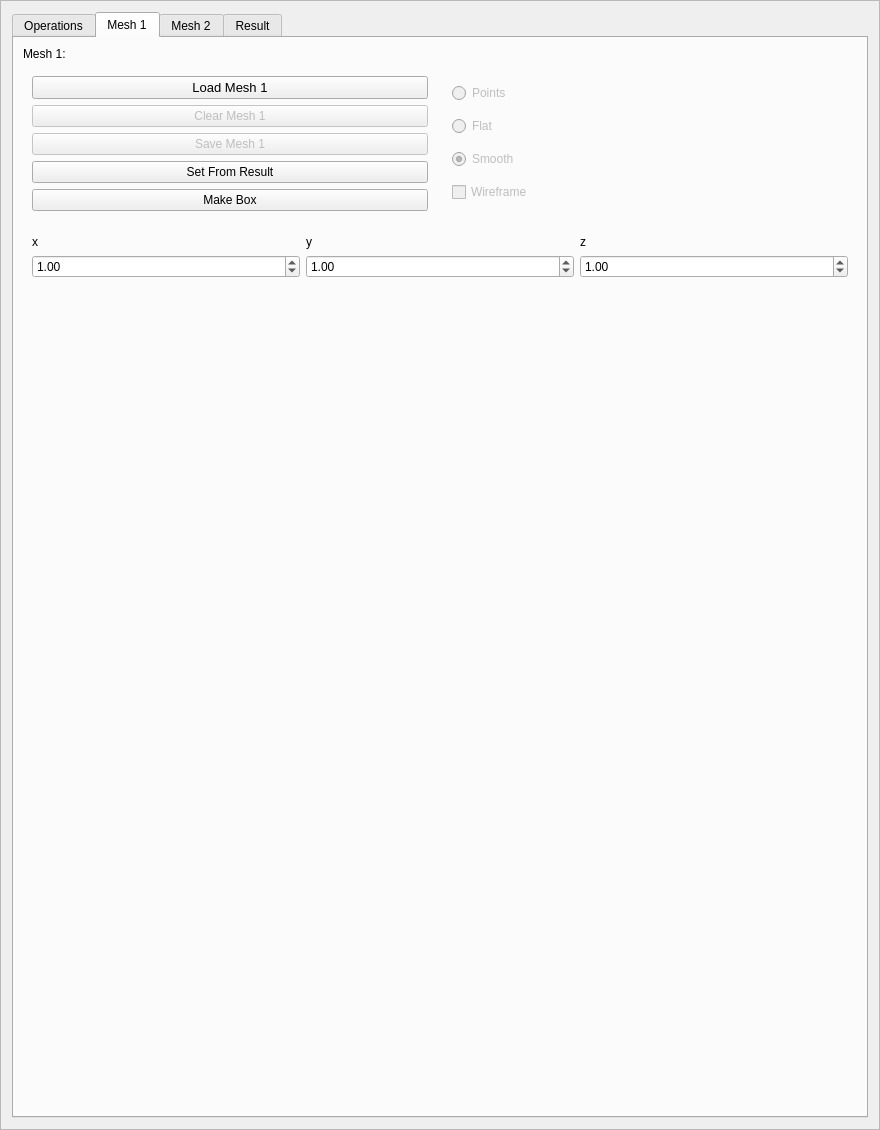
<?xml version="1.0" encoding="UTF-8"?>
<ui version="4.0">
 <class>cg3::viewer::BooleansManager</class>
 <widget class="QFrame" name="cg3::viewer::BooleansManager">
  <property name="geometry">
   <rect>
    <x>0</x>
    <y>0</y>
    <width>880</width>
    <height>1130</height>
   </rect>
  </property>
  <property name="windowTitle">
   <string>Frame</string>
  </property>
  <property name="frameShape">
   <enum>QFrame::StyledPanel</enum>
  </property>
  <property name="frameShadow">
   <enum>QFrame::Raised</enum>
  </property>
  <layout class="QGridLayout" name="gridLayout_14">
   <item row="0" column="0">
    <widget class="QTabWidget" name="tabWidget">
     <property name="currentIndex">
      <number>1</number>
     </property>
     <widget class="QWidget" name="operationsTab">
      <attribute name="title">
       <string>Operations</string>
      </attribute>
      <layout class="QGridLayout" name="gridLayout_15">
       <item row="3" column="0">
        <widget class="QFrame" name="frame_3">
         <property name="frameShape">
          <enum>QFrame::StyledPanel</enum>
         </property>
         <property name="frameShadow">
          <enum>QFrame::Raised</enum>
         </property>
         <layout class="QGridLayout" name="gridLayout_10">
          <item row="0" column="0">
           <widget class="QCheckBox" name="mesh1CheckBox">
            <property name="text">
             <string>Mesh 1</string>
            </property>
           </widget>
          </item>
          <item row="0" column="1">
           <widget class="QCheckBox" name="mesh2CheckBox">
            <property name="text">
             <string>Mesh 2</string>
            </property>
           </widget>
          </item>
          <item row="0" column="2">
           <widget class="QCheckBox" name="resultCheckBox">
            <property name="text">
             <string>Result</string>
            </property>
           </widget>
          </item>
          <item row="1" column="0">
           <widget class="QLabel" name="label_3">
            <property name="text">
             <string>Translation</string>
            </property>
           </widget>
          </item>
          <item row="2" column="0" colspan="3">
           <widget class="QFrame" name="frame">
            <property name="frameShape">
             <enum>QFrame::StyledPanel</enum>
            </property>
            <property name="frameShadow">
             <enum>QFrame::Raised</enum>
            </property>
            <layout class="QGridLayout" name="gridLayout_2">
             <item row="0" column="1">
              <widget class="QPushButton" name="plusYButton">
               <property name="text">
                <string>+Y</string>
               </property>
              </widget>
             </item>
             <item row="0" column="2">
              <widget class="QPushButton" name="minusZButton">
               <property name="text">
                <string>-Z</string>
               </property>
              </widget>
             </item>
             <item row="1" column="0">
              <widget class="QPushButton" name="minusXButton">
               <property name="text">
                <string>-X</string>
               </property>
              </widget>
             </item>
             <item row="1" column="1">
              <widget class="QDoubleSpinBox" name="stepSpinBox">
               <property name="decimals">
                <number>4</number>
               </property>
               <property name="maximum">
                <double>200.000000000000000</double>
               </property>
               <property name="singleStep">
                <double>0.500000000000000</double>
               </property>
               <property name="value">
                <double>0.500000000000000</double>
               </property>
              </widget>
             </item>
             <item row="1" column="2">
              <widget class="QPushButton" name="plusXButton">
               <property name="text">
                <string>+X</string>
               </property>
              </widget>
             </item>
             <item row="2" column="0">
              <widget class="QPushButton" name="plusZButton">
               <property name="text">
                <string>+Z</string>
               </property>
              </widget>
             </item>
             <item row="2" column="1">
              <widget class="QPushButton" name="minusYButton">
               <property name="text">
                <string>-Y</string>
               </property>
              </widget>
             </item>
            </layout>
           </widget>
          </item>
          <item row="5" column="0">
           <widget class="QLabel" name="label_19">
            <property name="text">
             <string>Scale</string>
            </property>
           </widget>
          </item>
          <item row="3" column="0">
           <widget class="QLabel" name="label_6">
            <property name="text">
             <string>Rotation</string>
            </property>
           </widget>
          </item>
          <item row="4" column="0" colspan="3">
           <widget class="QFrame" name="frame_4">
            <property name="frameShape">
             <enum>QFrame::StyledPanel</enum>
            </property>
            <property name="frameShadow">
             <enum>QFrame::Raised</enum>
            </property>
            <layout class="QGridLayout" name="gridLayout_9">
             <item row="0" column="0" colspan="2">
              <widget class="QLabel" name="label_8">
               <property name="text">
                <string>Axis:</string>
               </property>
              </widget>
             </item>
             <item row="0" column="2">
              <widget class="QLabel" name="label_12">
               <property name="text">
                <string>Angle (Grad)</string>
               </property>
              </widget>
             </item>
             <item row="1" column="0">
              <widget class="QLabel" name="label_9">
               <property name="text">
                <string>X</string>
               </property>
              </widget>
             </item>
             <item row="1" column="1">
              <widget class="QDoubleSpinBox" name="axisXSpinBox">
               <property name="decimals">
                <number>5</number>
               </property>
               <property name="minimum">
                <double>-1.000000000000000</double>
               </property>
               <property name="maximum">
                <double>1.000000000000000</double>
               </property>
               <property name="singleStep">
                <double>0.100000000000000</double>
               </property>
               <property name="value">
                <double>1.000000000000000</double>
               </property>
              </widget>
             </item>
             <item row="1" column="2">
              <widget class="QDoubleSpinBox" name="angleSpinBox">
               <property name="minimum">
                <double>-360.000000000000000</double>
               </property>
               <property name="maximum">
                <double>360.000000000000000</double>
               </property>
               <property name="value">
                <double>90.000000000000000</double>
               </property>
              </widget>
             </item>
             <item row="2" column="0">
              <widget class="QLabel" name="label_10">
               <property name="text">
                <string>Y</string>
               </property>
              </widget>
             </item>
             <item row="2" column="1">
              <widget class="QDoubleSpinBox" name="axisYSpinBox">
               <property name="decimals">
                <number>5</number>
               </property>
               <property name="minimum">
                <double>-1.000000000000000</double>
               </property>
               <property name="maximum">
                <double>1.000000000000000</double>
               </property>
               <property name="singleStep">
                <double>0.100000000000000</double>
               </property>
              </widget>
             </item>
             <item row="2" column="2">
              <widget class="QPushButton" name="rotateButton">
               <property name="text">
                <string>Rotate</string>
               </property>
              </widget>
             </item>
             <item row="3" column="0">
              <widget class="QLabel" name="label_11">
               <property name="text">
                <string>Z</string>
               </property>
              </widget>
             </item>
             <item row="3" column="1">
              <widget class="QDoubleSpinBox" name="axisZSpinBox">
               <property name="decimals">
                <number>5</number>
               </property>
               <property name="minimum">
                <double>-1.000000000000000</double>
               </property>
               <property name="maximum">
                <double>1.000000000000000</double>
               </property>
               <property name="singleStep">
                <double>0.100000000000000</double>
               </property>
              </widget>
             </item>
             <item row="3" column="2">
              <widget class="QPushButton" name="undoRotateButton">
               <property name="enabled">
                <bool>false</bool>
               </property>
               <property name="text">
                <string>Undo</string>
               </property>
              </widget>
             </item>
            </layout>
           </widget>
          </item>
          <item row="6" column="0" colspan="3">
           <widget class="QFrame" name="frame_7">
            <property name="frameShape">
             <enum>QFrame::StyledPanel</enum>
            </property>
            <property name="frameShadow">
             <enum>QFrame::Raised</enum>
            </property>
            <layout class="QGridLayout" name="gridLayout_18">
             <item row="1" column="2">
              <widget class="QDoubleSpinBox" name="scaleZSpinBox">
               <property name="decimals">
                <number>6</number>
               </property>
               <property name="maximum">
                <double>1000000.000000000000000</double>
               </property>
               <property name="value">
                <double>1.000000000000000</double>
               </property>
              </widget>
             </item>
             <item row="0" column="0">
              <widget class="QLabel" name="label_20">
               <property name="text">
                <string>x:</string>
               </property>
              </widget>
             </item>
             <item row="0" column="1">
              <widget class="QLabel" name="label_21">
               <property name="text">
                <string>y:</string>
               </property>
              </widget>
             </item>
             <item row="0" column="2">
              <widget class="QLabel" name="label_22">
               <property name="text">
                <string>z:</string>
               </property>
              </widget>
             </item>
             <item row="1" column="0">
              <widget class="QDoubleSpinBox" name="scaleXSpinBox">
               <property name="decimals">
                <number>6</number>
               </property>
               <property name="maximum">
                <double>100000.000000000000000</double>
               </property>
               <property name="value">
                <double>1.000000000000000</double>
               </property>
              </widget>
             </item>
             <item row="1" column="1">
              <widget class="QDoubleSpinBox" name="scaleYSpinBox">
               <property name="decimals">
                <number>6</number>
               </property>
               <property name="maximum">
                <double>100000.000000000000000</double>
               </property>
               <property name="value">
                <double>1.000000000000000</double>
               </property>
              </widget>
             </item>
             <item row="2" column="2">
              <widget class="QPushButton" name="scalePushButton">
               <property name="text">
                <string>Scale</string>
               </property>
              </widget>
             </item>
            </layout>
           </widget>
          </item>
         </layout>
        </widget>
       </item>
       <item row="2" column="0">
        <widget class="QLabel" name="label_7">
         <property name="text">
          <string>Transformations</string>
         </property>
        </widget>
       </item>
       <item row="0" column="0">
        <widget class="QLabel" name="label_4">
         <property name="text">
          <string>Boolean Operations: </string>
         </property>
        </widget>
       </item>
       <item row="1" column="0">
        <widget class="QFrame" name="frame_2">
         <property name="frameShape">
          <enum>QFrame::StyledPanel</enum>
         </property>
         <property name="frameShadow">
          <enum>QFrame::Raised</enum>
         </property>
         <layout class="QGridLayout" name="gridLayout">
          <item row="0" column="0">
           <widget class="QPushButton" name="intersectionButton">
            <property name="text">
             <string>Intersection</string>
            </property>
           </widget>
          </item>
          <item row="0" column="1">
           <widget class="QPushButton" name="differenceButton">
            <property name="text">
             <string>Difference</string>
            </property>
           </widget>
          </item>
          <item row="0" column="2">
           <widget class="QPushButton" name="unionButton">
            <property name="text">
             <string>Union</string>
            </property>
           </widget>
          </item>
          <item row="0" column="3">
           <widget class="QPushButton" name="mergePushButton">
            <property name="text">
             <string>Merge</string>
            </property>
           </widget>
          </item>
         </layout>
        </widget>
       </item>
       <item row="4" column="0">
        <spacer name="verticalSpacer">
         <property name="orientation">
          <enum>Qt::Vertical</enum>
         </property>
         <property name="sizeHint" stdset="0">
          <size>
           <width>20</width>
           <height>40</height>
          </size>
         </property>
        </spacer>
       </item>
      </layout>
     </widget>
     <widget class="QWidget" name="mesh1Tab">
      <attribute name="title">
       <string>Mesh 1</string>
      </attribute>
      <layout class="QGridLayout" name="gridLayout_11">
       <item row="0" column="0">
        <widget class="QLabel" name="label">
         <property name="text">
          <string>Mesh 1:</string>
         </property>
        </widget>
       </item>
       <item row="1" column="0">
        <widget class="QFrame" name="frame1">
         <layout class="QGridLayout" name="gridLayout_3">
          <item row="0" column="0">
           <widget class="QPushButton" name="loadEigenMeshButton">
            <property name="font">
             <font>
              <pointsize>10</pointsize>
             </font>
            </property>
            <property name="text">
             <string>Load Mesh 1</string>
            </property>
           </widget>
          </item>
          <item row="1" column="0">
           <widget class="QPushButton" name="clearEigenMeshButton">
            <property name="enabled">
             <bool>false</bool>
            </property>
            <property name="text">
             <string>Clear Mesh 1</string>
            </property>
           </widget>
          </item>
          <item row="2" column="0">
           <widget class="QPushButton" name="saveEigenMeshButton">
            <property name="enabled">
             <bool>false</bool>
            </property>
            <property name="text">
             <string>Save Mesh 1</string>
            </property>
           </widget>
          </item>
          <item row="3" column="0">
           <widget class="QPushButton" name="setFromResultButton">
            <property name="text">
             <string>Set From Result</string>
            </property>
           </widget>
          </item>
          <item row="4" column="0">
           <widget class="QPushButton" name="makeBox1PushButton">
            <property name="text">
             <string>Make Box</string>
            </property>
           </widget>
          </item>
         </layout>
        </widget>
       </item>
       <item row="1" column="1">
        <widget class="QFrame" name="frame2">
         <layout class="QGridLayout" name="gridLayout_4">
          <item row="3" column="0">
           <widget class="QCheckBox" name="wireframeEigenMeshCheckBox">
            <property name="enabled">
             <bool>false</bool>
            </property>
            <property name="text">
             <string>Wireframe</string>
            </property>
            <property name="checked">
             <bool>false</bool>
            </property>
           </widget>
          </item>
          <item row="2" column="0">
           <widget class="QRadioButton" name="smoothEigenMeshRadioButton">
            <property name="enabled">
             <bool>false</bool>
            </property>
            <property name="text">
             <string>Smooth</string>
            </property>
            <property name="checked">
             <bool>true</bool>
            </property>
           </widget>
          </item>
          <item row="0" column="0">
           <widget class="QRadioButton" name="pointsEigenMeshRadioButton">
            <property name="enabled">
             <bool>false</bool>
            </property>
            <property name="text">
             <string>Points</string>
            </property>
            <property name="checked">
             <bool>false</bool>
            </property>
           </widget>
          </item>
          <item row="1" column="0">
           <widget class="QRadioButton" name="flatEigenMeshRadioButton">
            <property name="enabled">
             <bool>false</bool>
            </property>
            <property name="text">
             <string>Flat</string>
            </property>
            <property name="checked">
             <bool>false</bool>
            </property>
           </widget>
          </item>
         </layout>
        </widget>
       </item>
       <item row="2" column="0" colspan="2">
        <widget class="QFrame" name="frame_6">
         <property name="frameShape">
          <enum>QFrame::NoFrame</enum>
         </property>
         <property name="frameShadow">
          <enum>QFrame::Plain</enum>
         </property>
         <layout class="QGridLayout" name="gridLayout_17">
          <item row="1" column="2">
           <widget class="QDoubleSpinBox" name="z1SpinBox">
            <property name="maximum">
             <double>10000.000000000000000</double>
            </property>
            <property name="value">
             <double>1.000000000000000</double>
            </property>
           </widget>
          </item>
          <item row="1" column="1">
           <widget class="QDoubleSpinBox" name="y1SpinBox">
            <property name="maximum">
             <double>10000.000000000000000</double>
            </property>
            <property name="value">
             <double>1.000000000000000</double>
            </property>
           </widget>
          </item>
          <item row="1" column="0">
           <widget class="QDoubleSpinBox" name="x1SpinBox">
            <property name="maximum">
             <double>10000.000000000000000</double>
            </property>
            <property name="value">
             <double>1.000000000000000</double>
            </property>
           </widget>
          </item>
          <item row="0" column="0">
           <widget class="QLabel" name="label_16">
            <property name="text">
             <string>x</string>
            </property>
           </widget>
          </item>
          <item row="0" column="1">
           <widget class="QLabel" name="label_17">
            <property name="text">
             <string>y</string>
            </property>
           </widget>
          </item>
          <item row="0" column="2">
           <widget class="QLabel" name="label_18">
            <property name="text">
             <string>z</string>
            </property>
           </widget>
          </item>
         </layout>
        </widget>
       </item>
       <item row="3" column="0">
        <spacer name="verticalSpacer_2">
         <property name="orientation">
          <enum>Qt::Vertical</enum>
         </property>
         <property name="sizeHint" stdset="0">
          <size>
           <width>20</width>
           <height>40</height>
          </size>
         </property>
        </spacer>
       </item>
      </layout>
     </widget>
     <widget class="QWidget" name="mesh2Tab">
      <attribute name="title">
       <string>Mesh 2</string>
      </attribute>
      <layout class="QGridLayout" name="gridLayout_12">
       <item row="1" column="0">
        <widget class="QFrame" name="frame1_2">
         <layout class="QGridLayout" name="gridLayout_5">
          <item row="1" column="0">
           <widget class="QPushButton" name="clearEigenMeshButton_2">
            <property name="enabled">
             <bool>false</bool>
            </property>
            <property name="text">
             <string>Clear Mesh 2</string>
            </property>
           </widget>
          </item>
          <item row="2" column="0">
           <widget class="QPushButton" name="saveEigenMeshButton_2">
            <property name="enabled">
             <bool>false</bool>
            </property>
            <property name="text">
             <string>Save Mesh 2</string>
            </property>
           </widget>
          </item>
          <item row="3" column="0">
           <widget class="QPushButton" name="setFromResultButton_2">
            <property name="text">
             <string>Set From Result</string>
            </property>
           </widget>
          </item>
          <item row="0" column="0">
           <widget class="QPushButton" name="loadEigenMeshButton_2">
            <property name="font">
             <font>
              <pointsize>10</pointsize>
             </font>
            </property>
            <property name="text">
             <string>Load Mesh 2</string>
            </property>
           </widget>
          </item>
          <item row="4" column="0">
           <widget class="QPushButton" name="makeBox2PushButton">
            <property name="text">
             <string>Make Box</string>
            </property>
           </widget>
          </item>
         </layout>
        </widget>
       </item>
       <item row="3" column="0">
        <spacer name="verticalSpacer_3">
         <property name="orientation">
          <enum>Qt::Vertical</enum>
         </property>
         <property name="sizeHint" stdset="0">
          <size>
           <width>20</width>
           <height>40</height>
          </size>
         </property>
        </spacer>
       </item>
       <item row="0" column="0">
        <widget class="QLabel" name="label_2">
         <property name="text">
          <string>Mesh 2:</string>
         </property>
        </widget>
       </item>
       <item row="1" column="1">
        <widget class="QFrame" name="frame2_2">
         <layout class="QGridLayout" name="gridLayout_6">
          <item row="3" column="0">
           <widget class="QCheckBox" name="wireframeEigenMeshCheckBox_2">
            <property name="enabled">
             <bool>false</bool>
            </property>
            <property name="text">
             <string>Wireframe</string>
            </property>
            <property name="checked">
             <bool>false</bool>
            </property>
           </widget>
          </item>
          <item row="2" column="0">
           <widget class="QRadioButton" name="smoothEigenMeshRadioButton_2">
            <property name="enabled">
             <bool>false</bool>
            </property>
            <property name="text">
             <string>Smooth</string>
            </property>
            <property name="checked">
             <bool>true</bool>
            </property>
           </widget>
          </item>
          <item row="0" column="0">
           <widget class="QRadioButton" name="pointsEigenMeshRadioButton_2">
            <property name="enabled">
             <bool>false</bool>
            </property>
            <property name="text">
             <string>Points</string>
            </property>
            <property name="checked">
             <bool>false</bool>
            </property>
           </widget>
          </item>
          <item row="1" column="0">
           <widget class="QRadioButton" name="flatEigenMeshRadioButton_2">
            <property name="enabled">
             <bool>false</bool>
            </property>
            <property name="text">
             <string>Flat</string>
            </property>
            <property name="checked">
             <bool>false</bool>
            </property>
           </widget>
          </item>
         </layout>
        </widget>
       </item>
       <item row="2" column="0" colspan="2">
        <widget class="QFrame" name="frame_5">
         <property name="frameShape">
          <enum>QFrame::NoFrame</enum>
         </property>
         <property name="frameShadow">
          <enum>QFrame::Plain</enum>
         </property>
         <layout class="QGridLayout" name="gridLayout_16">
          <item row="1" column="2">
           <widget class="QDoubleSpinBox" name="z2SpinBox">
            <property name="maximum">
             <double>10000.000000000000000</double>
            </property>
            <property name="value">
             <double>1.000000000000000</double>
            </property>
           </widget>
          </item>
          <item row="1" column="1">
           <widget class="QDoubleSpinBox" name="y2SpinBox">
            <property name="maximum">
             <double>10000.000000000000000</double>
            </property>
            <property name="value">
             <double>1.000000000000000</double>
            </property>
           </widget>
          </item>
          <item row="1" column="0">
           <widget class="QDoubleSpinBox" name="x2SpinBox">
            <property name="maximum">
             <double>10000.000000000000000</double>
            </property>
            <property name="value">
             <double>1.000000000000000</double>
            </property>
           </widget>
          </item>
          <item row="0" column="0">
           <widget class="QLabel" name="label_13">
            <property name="text">
             <string>x</string>
            </property>
           </widget>
          </item>
          <item row="0" column="1">
           <widget class="QLabel" name="label_14">
            <property name="text">
             <string>y</string>
            </property>
           </widget>
          </item>
          <item row="0" column="2">
           <widget class="QLabel" name="label_15">
            <property name="text">
             <string>z</string>
            </property>
           </widget>
          </item>
         </layout>
        </widget>
       </item>
      </layout>
     </widget>
     <widget class="QWidget" name="resultTab">
      <attribute name="title">
       <string>Result</string>
      </attribute>
      <layout class="QGridLayout" name="gridLayout_13">
       <item row="0" column="0">
        <widget class="QLabel" name="label_5">
         <property name="text">
          <string>Result</string>
         </property>
        </widget>
       </item>
       <item row="1" column="0">
        <widget class="QFrame" name="frame1_3">
         <layout class="QGridLayout" name="gridLayout_8">
          <item row="1" column="0">
           <widget class="QPushButton" name="saveEigenMeshButton_3">
            <property name="enabled">
             <bool>false</bool>
            </property>
            <property name="text">
             <string>Save Result</string>
            </property>
           </widget>
          </item>
          <item row="0" column="0">
           <widget class="QPushButton" name="clearEigenMeshButton_3">
            <property name="enabled">
             <bool>false</bool>
            </property>
            <property name="text">
             <string>Clear Result</string>
            </property>
           </widget>
          </item>
         </layout>
        </widget>
       </item>
       <item row="1" column="1">
        <widget class="QFrame" name="frame2_3">
         <layout class="QGridLayout" name="gridLayout_7">
          <item row="3" column="0">
           <widget class="QCheckBox" name="wireframeEigenMeshCheckBox_3">
            <property name="enabled">
             <bool>false</bool>
            </property>
            <property name="text">
             <string>Wireframe</string>
            </property>
            <property name="checked">
             <bool>false</bool>
            </property>
           </widget>
          </item>
          <item row="2" column="0">
           <widget class="QRadioButton" name="smoothEigenMeshRadioButton_3">
            <property name="enabled">
             <bool>false</bool>
            </property>
            <property name="text">
             <string>Smooth</string>
            </property>
            <property name="checked">
             <bool>true</bool>
            </property>
           </widget>
          </item>
          <item row="0" column="0">
           <widget class="QRadioButton" name="pointsEigenMeshRadioButton_3">
            <property name="enabled">
             <bool>false</bool>
            </property>
            <property name="text">
             <string>Points</string>
            </property>
            <property name="checked">
             <bool>false</bool>
            </property>
           </widget>
          </item>
          <item row="1" column="0">
           <widget class="QRadioButton" name="flatEigenMeshRadioButton_3">
            <property name="enabled">
             <bool>false</bool>
            </property>
            <property name="text">
             <string>Flat</string>
            </property>
            <property name="checked">
             <bool>false</bool>
            </property>
           </widget>
          </item>
         </layout>
        </widget>
       </item>
       <item row="2" column="0">
        <spacer name="verticalSpacer_4">
         <property name="orientation">
          <enum>Qt::Vertical</enum>
         </property>
         <property name="sizeHint" stdset="0">
          <size>
           <width>20</width>
           <height>40</height>
          </size>
         </property>
        </spacer>
       </item>
      </layout>
     </widget>
    </widget>
   </item>
  </layout>
 </widget>
 <resources/>
 <connections/>
</ui>
